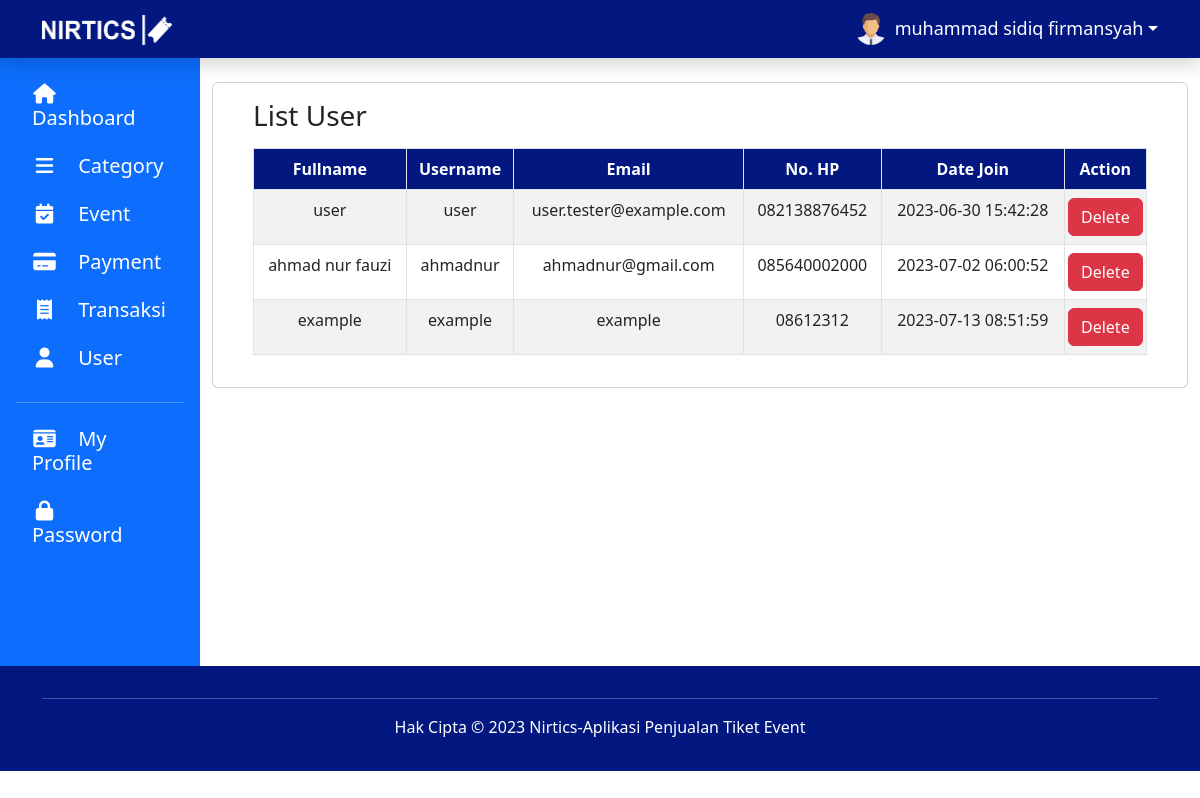
/admin/user.php (signed in), run on an earlier commit of the app's database.
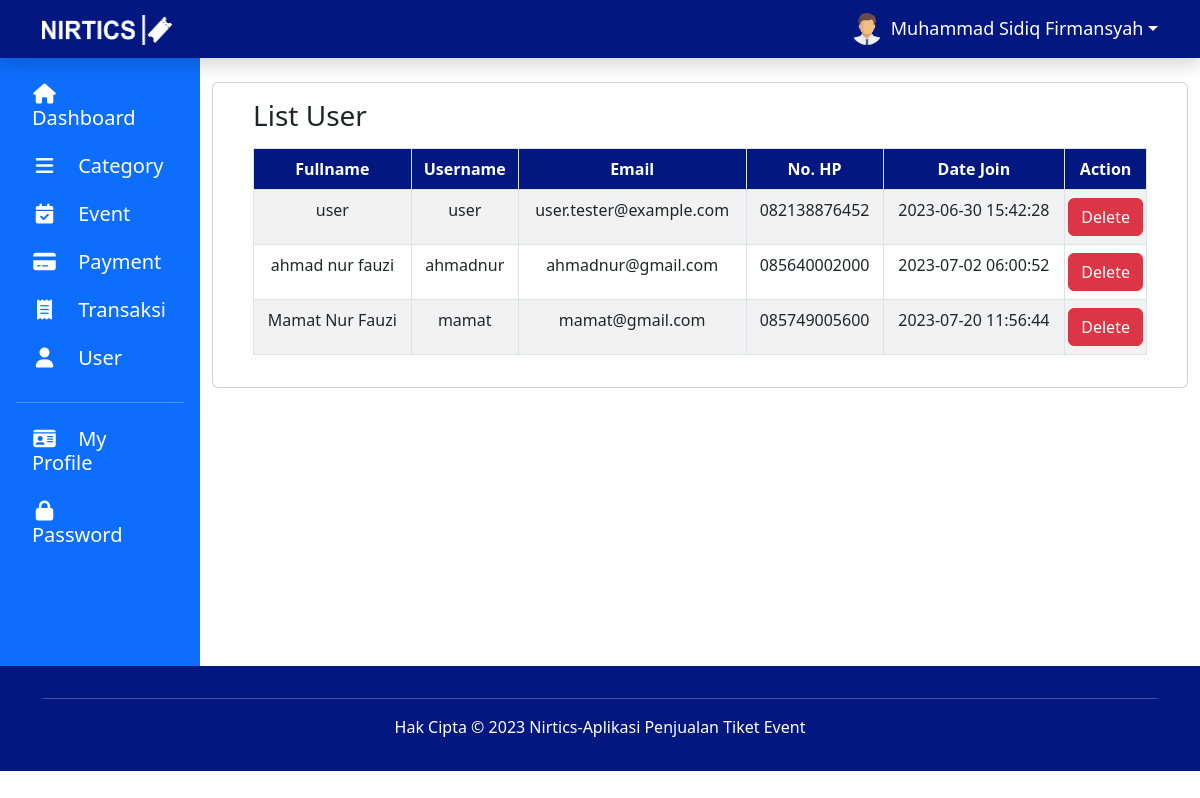
And on a later commit of the database.
### tables this page shows
CREATE TABLE `user` (
  `id_user` int(5) NOT NULL,
  `fullname` varchar(100) NOT NULL,
  `username` varchar(100) NOT NULL,
  `email` varchar(100) NOT NULL,
  `no_hp` varchar(15) DEFAULT NULL,
  `foto` varchar(100) DEFAULT 'default.png',
  `password` varchar(100) NOT NULL,
  `date_join` datetime DEFAULT NULL,
  `level` enum('admin','user') DEFAULT NULL
);

### admin/user.php (the view, shortened to what the changed rows need)
<?php
$id = $_SESSION['id'];
if (!empty($_SESSION['status'])) {
    include "layout/header.php";
?>
    <main>
        <div class="container-fluid" style="min-height: 76vh;">
            <div class="row" text-center mb-3>
                <?php include "sidebar.php" ?>
                <div class="col-lg-10 mt-4">
                    <?php
                    include "../lib/koneksi.php";
                    $sql = "SELECT * FROM user where level='user';";
                    $result = mysqli_query($link, $sql);
                    ?>
                    <div class="container">
                        <div class="row">
                            <div class="card">
                                <div class="card-body">
                                    <div class="container">
                                        <div class="row">
                                            <h3 class="mb-3">List User</h3>
                                            <div class="col">
                                                <table class="table table-bordered table-striped">
                                                    <thead>
                                                        <tr class="text-center">
                                                            <th class="text-white" style="background-color: #021780;">Fullname</th>
                                                            <th class="text-white" style="background-color: #021780;">Username</th>
                                                            <th class="text-white" style="background-color: #021780;">Email</th>
                                                            <th class="text-white" style="background-color: #021780;">No. HP</th>
                                                            <th class="text-white" style="background-color: #021780;">Date Join</th>
                                                            <th class="text-white" style="background-color: #021780;">Action</th>
                                                        </tr>
                                                    </thead>
                                                    <tbody>
                                                        <?php while ($row = mysqli_fetch_assoc($result)) { ?>
                                                            <tr class="text-center">
                                                                <td><?php echo $row['fullname']; ?></td>
                                                                <td><?php echo $row['username'] ?></td>
                                                                <td><?php echo $row['email']; ?></td>
                                                                <td><?php echo $row['no_hp']; ?></td>
                                                                <td><?php echo $row['date_join']; ?></td>
                                                                <td class="mx-0 px-0 text-center">
                                                                    <a href="userDelete.php?id_user=<?php echo $row['id_user']; ?>" class="btn btn-danger" onclick="return confirmDelete();">Delete</a>
                                                                </td>
                                                            </tr>
                                                        <?php } ?>
                                                    </tbody>
                                                </table>
                                            </div>
                                        </div>
                                    </div>
                                </div>
                            </div>
                        </div>
                    </div>
                </div>
            </div>
        </div>
    </main>
<?php
    include "layout/footer.php";
} else {
    header('Location: ../login.php');
}
?>

### admin/layout/header.php (shortened to what the changed rows need)
<!DOCTYPE html>
<html lang="en">
<head>
    <link rel="stylesheet" href="layout/stylesheet.css" type="text/css" />
    <link rel="stylesheet" link href="https://cdn.jsdelivr.net/npm/bootstrap@5.3.0/dist/css/bootstrap.min.css">
    <link rel="stylesheet" href="https://cdnjs.cloudflare.com/ajax/libs/font-awesome/6.4.0/css/all.min.css">
</head>
<body>
    <header>
        <?php include "../lib/koneksi.php";
        $query = mysqli_query($link, "SELECT * FROM user where id_user = '$id'");
        $data = mysqli_fetch_assoc($query);
        ?>
        <nav class="navbar navbar-expand-lg navbar-dark shadow">
            <div class="container">
                <a class="navbar-brand col-ms-3" href="dashboard.php">
                    <img src="../assets/logo.png" width="130" height="30">
                </a>
                <div class="collapse navbar-collapse justify-content-end" id="navbarNav">
                    <ul class="navbar-nav">
                        <li class="nav-item my-auto">
                            <div class="dropdown">
                                <a href="#" class="d-flex align-items-center text-white text-decoration-none dropdown-toggle" id="avatar" data-bs-toggle="dropdown" aria-expanded="false">
                                    <img src="../assets/<?php echo $data['foto'] ?>" alt="" width="32" height="32" class="rounded-circle me-2">
                                    <?php echo $data['fullname'] ?>
                                </a>
                            </div>
                        </li>
                    </ul>
                </div>
            </div>
        </nav>
    </header>

What changed in the data, as far as the page shows it:
removed user: fullname "example", username "example", email "example", no_hp "08612312", date_join "2023-07-13 08:51:59"
changed user: fullname "muhammad sidiq firmansyah" → "Muhammad Sidiq Firmansyah"
added user: fullname "Mamat Nur Fauzi", username "mamat", email "mamat@gmail.com", no_hp "085749005600", date_join "2023-07-20 11:56:44"
